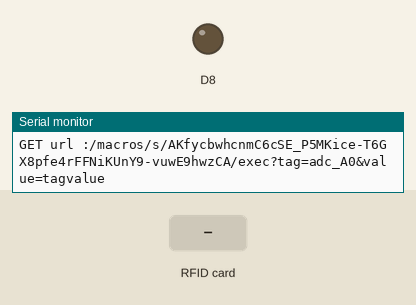
A sketch run on a simulated ESP8266 (NodeMCU). On the bench: output pins drawn as LEDs (lit = HIGH), the last lines printed to the serial monitor. Dashed ring = blinking. Inputs (shaded band) come from the test bench. WiFi joins after 1.5 s; servers stay silent unless stated.

Above: at 3.2 s.
3.3 s: RFID card 16 91 64 17 42 13 held to the reader
At 4.5 s:
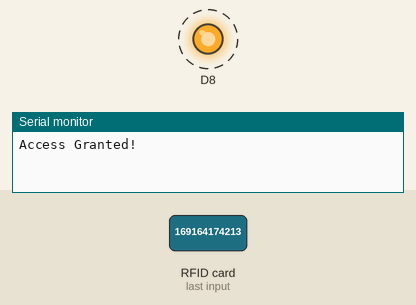
6.3 s: RFID card 5E 7A 19 C4 held to the reader
At 9.1 s:
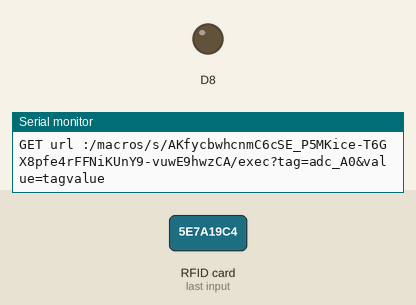
Timing chart, 0 to 10.6 s (numbered marks = the images above; inputs shaded):
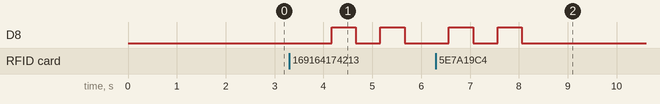

The sketch:

Trademic.ino
```cpp
#define BLYNK_PRINT Serial
#include <SPI.h>
#include <MFRC522.h>
#include <ESP8266WiFi.h>
#include <BlynkSimpleEsp8266.h>
#include "HTTPSRedirect.h"
#include <Adafruit_MLX90614.h>


char auth[] = "Aqjwx65fYTlkphc97yWgUTB41Rc_qtke";

char ssid[] = "DXTP";
char pass[] = "PPPP1111";

const char* host = "script.google.com";
const int httpsPort = 443;
const char *GScriptId = "AKfycbwhcnmC6cSE_P5MKice-T6GX8pfe4rFFNiKUnY9-vuwE9hwzCA";


constexpr uint8_t RST_PIN = D3;     // Configurable, see typical pin layout above
constexpr uint8_t SS_PIN = D4;     // Configurable, see typical pin layout above
MFRC522 rfid(SS_PIN, RST_PIN); // Instance of the class
MFRC522::MIFARE_Key key;
int count = 0;

String url = String("/macros/s/") + GScriptId + "/exec?tag=adc_A0&value=";

String payload = "";


HTTPSRedirect* client = nullptr;


SimpleTimer timer;


WidgetLCD lcd(V3);

void CardScan(){
  String tag;
  int rfidf1 = 0;
  if ( ! rfid.PICC_IsNewCardPresent())
    return;
  if (rfid.PICC_ReadCardSerial()) {
    for (byte i = 0; i < 4; i++) {
      tag += rfid.uid.uidByte[i];
    }


    if (tag !=  "169164174213") {

    count += 1;
    lcd.clear(); //Use it to clear the LCD Widget
    lcd.print(1, 0, "ID:");
    lcd.print(4, 0, tag); // use: (position X: 0-15, position Y: 0-1, "Message you want to print")
    lcd.print(0, 1, "Total contact: ");
    lcd.print(14, 1, count);
    Serial.println("Access Granted!");
    digitalWrite(D8, HIGH);
    delay(500);
    digitalWrite(D8, LOW);
    delay(500);
    digitalWrite(D8, HIGH);
    delay(500);
    digitalWrite(D8, LOW);
    delay(500);

    rfid.PICC_HaltA();
    rfid.PCD_StopCrypto1();
//    delay(1000);

    rfidf1 = 1;


  }
}

 Blynk.virtualWrite(V5, rfidf1);
 Blynk.virtualWrite(V6, count);

}


void setup()
{
  Serial.begin(9600);
  SPI.begin(); // Init SPI bus
  rfid.PCD_Init(); // Init MFRC522
  pinMode(D8,OUTPUT);
  client = new HTTPSRedirect(httpsPort);
  client->setPrintResponseBody(true);
  client->setContentTypeHeader("application/json");
  bool flag = false;
  for (int i=0; i<5; i++){
    int retval = client->connect(host, httpsPort);
    if (retval == 1) {
       flag = true;
       break;
    }
    else
      Serial.println("Connection failed. Retrying...");
  }

  if (!flag){
    Serial.print("Could not connect to server: ");
    Serial.println(host);
    Serial.println("Exiting...");
    return;
  }
  payload = "tag=aaaa&value=122";
  client->POST(url, host, payload, false);
  client->GET(url, host);


  Blynk.begin(auth, ssid, pass);

  timer.setInterval(1000L, CardScan);
  Blynk.virtualWrite(V6, count);
}


void loop()
{
  String InputData = "tagvalue";
  String FinalStringToSend = url + InputData;

  if (client != nullptr){
    if (!client->connected()){
      client->connect(host, httpsPort);
      payload= "";
       Serial.println("POST Data to Sheet");
//      FinalStringToSend = url + myString;
  Serial.println("POST url :" + FinalStringToSend);
  client->POST(FinalStringToSend, host, payload);
    }
  }
  else{
  Serial.println(" >> Failed to POST data");
  }

  Serial.println("GET url :"+FinalStringToSend);
  client->GET(FinalStringToSend, host);
  timer.run();
  Blynk.run();
}
```

Measured:
- after the input at 3.3 s, D8: alternates HIGH for 0.50 s and LOW for 0.50 s, starting after 0.86 s
- after the input at 6.3 s, D8: alternates HIGH for 0.50 s and LOW for 0.50 s, 4 changes in all, then stays LOW, starting after 0.26 s
